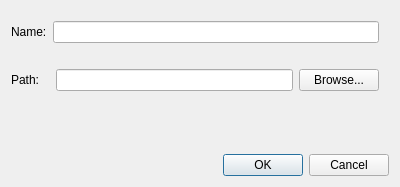
<?xml version="1.0" encoding="UTF-8"?>
<ui version="4.0">
 <class>SDNewProject</class>
 <widget class="QDialog" name="SDNewProject">
  <property name="windowModality">
   <enum>Qt::NonModal</enum>
  </property>
  <property name="geometry">
   <rect>
    <x>0</x>
    <y>0</y>
    <width>400</width>
    <height>187</height>
   </rect>
  </property>
  <property name="windowTitle">
   <string>New SimDSP Project</string>
  </property>
  <layout class="QGridLayout" name="gridLayout">
   <item row="5" column="0">
    <widget class="QDialogButtonBox" name="buttonBox">
     <property name="orientation">
      <enum>Qt::Horizontal</enum>
     </property>
     <property name="standardButtons">
      <set>QDialogButtonBox::Cancel|QDialogButtonBox::Ok</set>
     </property>
    </widget>
   </item>
   <item row="0" column="0">
    <layout class="QFormLayout" name="formLayout">
     <item row="1" column="0" colspan="2">
      <layout class="QHBoxLayout" name="horizontalLayout2" stretch="0,0">
       <property name="topMargin">
        <number>10</number>
       </property>
       <property name="rightMargin">
        <number>10</number>
       </property>
       <property name="bottomMargin">
        <number>10</number>
       </property>
       <item>
        <widget class="QLabel" name="name">
         <property name="text">
          <string>Name:</string>
         </property>
        </widget>
       </item>
       <item>
        <widget class="QLineEdit" name="projectName"/>
       </item>
      </layout>
     </item>
     <item row="2" column="0" colspan="2">
      <layout class="QHBoxLayout" name="horizontalLayout" stretch="1,6,0">
       <property name="topMargin">
        <number>10</number>
       </property>
       <property name="rightMargin">
        <number>10</number>
       </property>
       <property name="bottomMargin">
        <number>10</number>
       </property>
       <item>
        <widget class="QLabel" name="path">
         <property name="text">
          <string>Path:</string>
         </property>
        </widget>
       </item>
       <item>
        <widget class="QLineEdit" name="projectPath">
         <property name="enabled">
          <bool>true</bool>
         </property>
         <property name="readOnly">
          <bool>true</bool>
         </property>
        </widget>
       </item>
       <item>
        <widget class="QPushButton" name="browseButton">
         <property name="sizePolicy">
          <sizepolicy hsizetype="Minimum" vsizetype="Minimum">
           <horstretch>0</horstretch>
           <verstretch>0</verstretch>
          </sizepolicy>
         </property>
         <property name="text">
          <string>Browse...</string>
         </property>
         <property name="iconSize">
          <size>
           <width>16</width>
           <height>16</height>
          </size>
         </property>
        </widget>
       </item>
      </layout>
     </item>
    </layout>
   </item>
   <item row="1" column="0">
    <layout class="QHBoxLayout" name="horizontalLayout3">
     <property name="topMargin">
      <number>10</number>
     </property>
     <item>
      <widget class="QLabel" name="message">
       <property name="text">
        <string/>
       </property>
       <property name="alignment">
        <set>Qt::AlignRight|Qt::AlignTrailing|Qt::AlignVCenter</set>
       </property>
      </widget>
     </item>
    </layout>
   </item>
  </layout>
 </widget>
 <resources/>
 <connections>
  <connection>
   <sender>buttonBox</sender>
   <signal>accepted()</signal>
   <receiver>SDNewProject</receiver>
   <slot>accept()</slot>
   <hints>
    <hint type="sourcelabel">
     <x>248</x>
     <y>254</y>
    </hint>
    <hint type="destinationlabel">
     <x>157</x>
     <y>274</y>
    </hint>
   </hints>
  </connection>
  <connection>
   <sender>buttonBox</sender>
   <signal>rejected()</signal>
   <receiver>SDNewProject</receiver>
   <slot>reject()</slot>
   <hints>
    <hint type="sourcelabel">
     <x>316</x>
     <y>260</y>
    </hint>
    <hint type="destinationlabel">
     <x>286</x>
     <y>274</y>
    </hint>
   </hints>
  </connection>
 </connections>
</ui>
